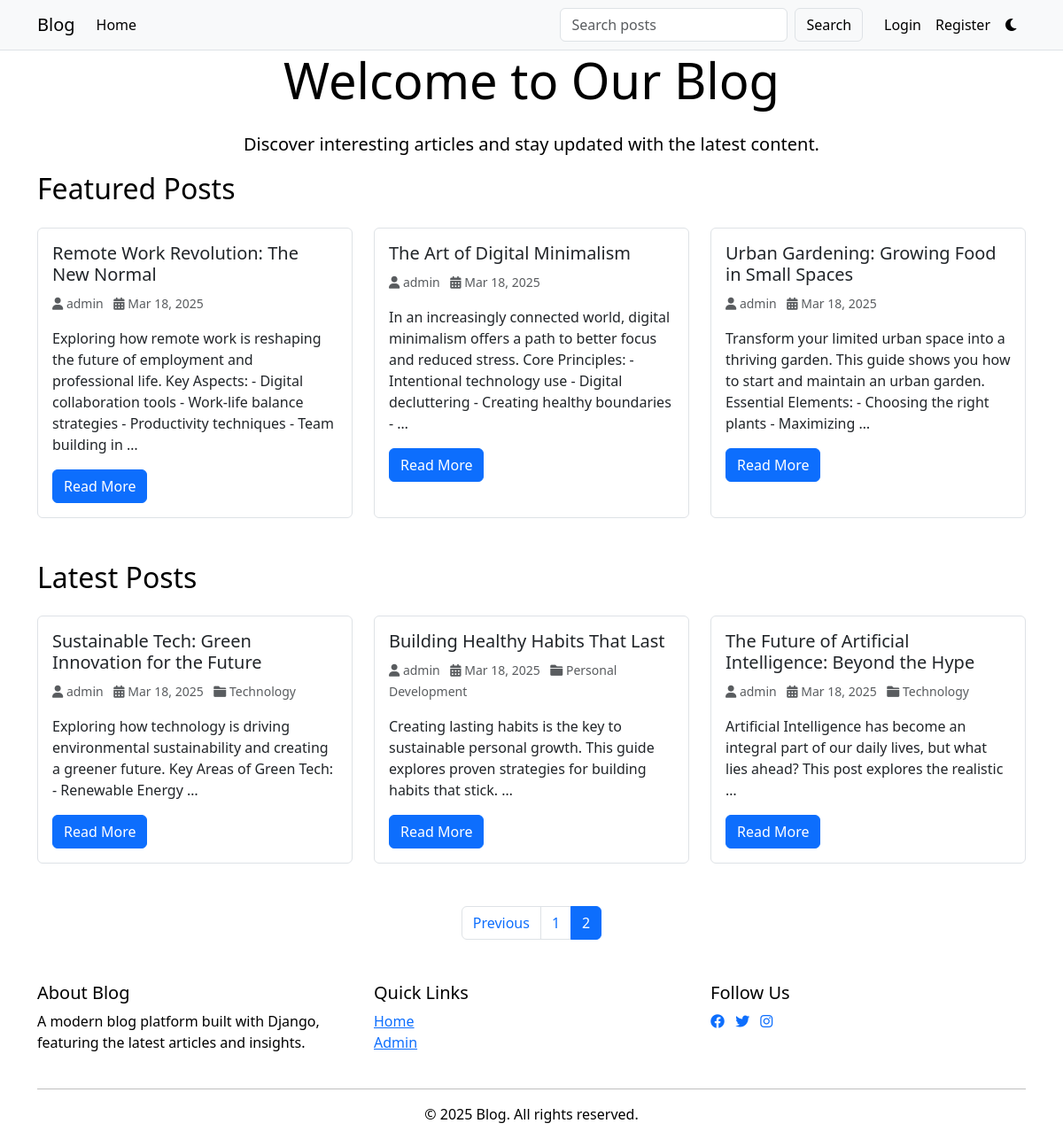
Page /?page=2 on the earlier database version.
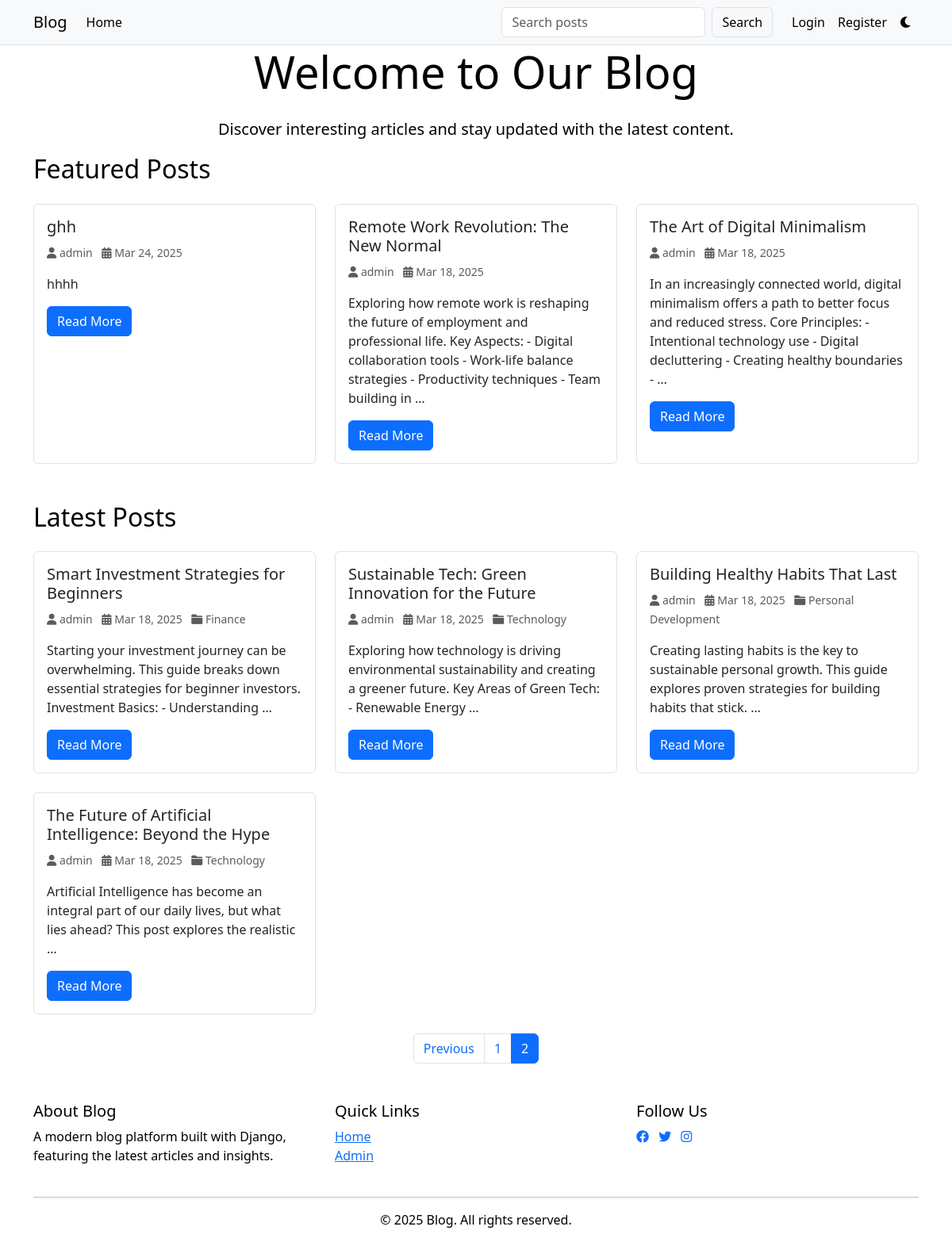
Same page on the later database version.
### core/models.py (models this page shows, shortened)
class Post(models.Model):
    title = models.CharField(max_length=200)
    slug = models.SlugField(unique=True)
    content = models.TextField()
    author = models.ForeignKey(User, on_delete=models.CASCADE, related_name='posts')
    category = models.ForeignKey(Category, on_delete=models.CASCADE, related_name='posts', null=True)
    created_at = models.DateTimeField(auto_now_add=True)
    updated_at = models.DateTimeField(auto_now=True)
    views = models.PositiveIntegerField(default=0)
    likes = models.ManyToManyField(User, related_name='liked_posts', blank=True)
    image = models.ImageField(upload_to='blog_images/', null=True, blank=True)
    class Meta:
        ordering = ['-created_at']

class Category(models.Model):
    name = models.CharField(max_length=100, unique=True)
    slug = models.SlugField(unique=True, blank=True)
    created_at = models.DateTimeField(auto_now_add=True)
    class Meta:
        verbose_name_plural = 'Categories'
        ordering = ['-created_at']

### core/views.py (the view)
# urls.py: 2. Add a URL to urlpatterns:  path('', views.home, name='home')
def home(request):
    posts = Post.objects.all()
    featured_posts = posts.order_by('-created_at')[:3]
    paginator = Paginator(posts, 6)  # Show 6 posts per page
    page = request.GET.get('page')
    posts = paginator.get_page(page)
    categories = Category.objects.all()
    context = {
        'posts': posts,
        'featured_posts': featured_posts,
        'categories': categories,
    }
    return render(request, 'core/home.html', context)

### core/context_processors.py (called while the page is built)
def notification_count(request):
    if request.user.is_authenticated:
        count = request.user.notifications.filter(is_read=False).count()
        return {'unread_notifications_count': count}
    return {'unread_notifications_count': 0}

### core/templates/core/home.html (shortened to what this page needs)
{% extends 'core/base.html' %}
{% block content %}
<section class="hero-section">
    <div class="container">
        <div class="row">
            <div class="col-md-8 mx-auto text-center">
                <h1 class="display-4 mb-4">Welcome to Our Blog</h1>
                <p class="lead">Discover interesting articles and stay updated with the latest content.</p>
            </div>
        </div>
    </div>
</section>
<section class="container mb-5">
    <h2 class="mb-4">Featured Posts</h2>
    <div class="row">
        {% for post in featured_posts %}
        <div class="col-md-4">
            <div class="card h-100">
                <div class="card-body">
                    <h5 class="card-title">{{ post.title }}</h5>
                    <p class="card-text text-muted">
                        <small>
                            <i class="fas fa-user"></i> {{ post.author.get_full_name|default:post.author.username }}
                            <i class="fas fa-calendar-alt ms-2"></i> {{ post.created_at|date:"M d, Y" }}
                        </small>
                    </p>
                    <p class="card-text">{{ post.content|striptags|truncatewords:30 }}</p>
                    <a href="{% url 'core:post_detail' post.slug %}" class="btn btn-primary">Read More</a>
                </div>
            </div>
        </div>
        {% endfor %}
    </div>
</section>
<section class="container">
    <h2 class="mb-4">Latest Posts</h2>
    <div class="row">
        {% for post in posts %}
        <div class="col-md-4">
            <div class="card h-100">
                <div class="card-body">
                    <h5 class="card-title">{{ post.title }}</h5>
                    <p class="card-text text-muted">
                        <small>
                            <i class="fas fa-user"></i> {{ post.author.get_full_name|default:post.author.username }}
                            <i class="fas fa-calendar-alt ms-2"></i> {{ post.created_at|date:"M d, Y" }}
                            <i class="fas fa-folder ms-2"></i> {{ post.category.name }}
                        </small>
                    </p>
                    <p class="card-text">{{ post.content|striptags|truncatewords:20 }}</p>
                    <a href="{% url 'core:post_detail' post.slug %}" class="btn btn-primary">Read More</a>
                </div>
            </div>
        </div>
        {% if forloop.counter|divisibleby:3 %}
        </div><div class="row mt-4">
        {% endif %}
        {% empty %}
        <div class="col-12">
            <p class="text-center">No posts available.</p>
        </div>
        {% endfor %}
    </div>
    {% if posts.has_other_pages %}
    <nav class="mt-4">
        <ul class="pagination justify-content-center">
            {% if posts.has_previous %}
            <li class="page-item">
                <a class="page-link" href="?page={{ posts.previous_page_number }}">Previous</a>
            </li>
            {% endif %}
            {% for num in posts.paginator.page_range %}
            <li class="page-item {% if posts.number == num %}active{% endif %}">
                <a class="page-link" href="?page={{ num }}">{{ num }}</a>
            </li>
            {% endfor %}
        </ul>
    </nav>
    {% endif %}
</section>
{% endblock %}

### core/templates/core/base.html (shortened to what this page needs)
<!DOCTYPE html>
<html lang="en" data-theme="{% if user.is_authenticated %}{{ user.profile.theme_preference|default:'light' }}{% else %}light{% endif %}">
<head>
    <link href="https://cdn.jsdelivr.net/npm/bootstrap@5.3.0/dist/css/bootstrap.min.css" rel="stylesheet">
    <link rel="stylesheet" href="https://cdnjs.cloudflare.com/ajax/libs/font-awesome/6.0.0/css/all.min.css">
</head>
<body>
    <nav class="navbar navbar-expand-lg">
        <div class="container">
            <a class="navbar-brand" href="{% url 'core:home' %}">Blog</a>
            <div class="collapse navbar-collapse" id="navbarNav">
                <ul class="navbar-nav me-auto">
                    <li class="nav-item">
                        <a class="nav-link" href="{% url 'core:home' %}">Home</a>
                    </li>
                </ul>
                <form class="d-flex me-3" action="{% url 'core:search_posts' %}" method="get">
                    <input class="form-control me-2" type="search" name="q" placeholder="Search posts">
                    <button class="btn btn-outline-light" type="submit">Search</button>
                </form>
                <ul class="navbar-nav">
                    {% if user.is_authenticated %}
                        <li class="nav-item">
                            <a class="nav-link" href="{% url 'core:notifications' %}">
                                Notifications
                                <span class="badge bg-danger notification-count">0</span>
                            </a>
                        </li>
                        <li class="nav-item">
                            <a class="nav-link" href="{% url 'core:logout' %}">Logout</a>
                        </li>
                    {% else %}
                        <li class="nav-item">
                            <a class="nav-link" href="{% url 'core:login' %}">Login</a>
                        </li>
                        <li class="nav-item">
                            <a class="nav-link" href="{% url 'core:register' %}">Register</a>
                        </li>
                    {% endif %}
                    <li class="nav-item">
                        <button class="btn btn-link nav-link" id="theme-toggle">
                            <i class="fas fa-moon"></i>
                        </button>
                    </li>
                </ul>
            </div>
        </div>
    </nav>
    {% block content %}
    {% endblock %}
    <footer class="footer mt-5">
        <div class="container">
            <div class="row">
                <div class="col-md-4">
                    <h5>About Blog</h5>
                    <p>A modern blog platform built with Django, featuring the latest articles and insights.</p>
                </div>
                <div class="col-md-4">
                    <h5>Quick Links</h5>
                    <ul class="list-unstyled">
                        <li><a href="{% url 'core:home' %}">Home</a></li>
                        <li><a href="{% url 'admin:index' %}">Admin</a></li>
                    </ul>
                </div>
                <div class="col-md-4">
                    <h5>Follow Us</h5>
                    <div class="social-links">
                        <a href="#" class="me-2"><i class="fab fa-facebook"></i></a>
                        <a href="#" class="me-2"><i class="fab fa-twitter"></i></a>
                        <a href="#" class="me-2"><i class="fab fa-instagram"></i></a>
                    </div>
                </div>
            </div>
            <hr class="mt-4">
            <div class="text-center">
                <p>&copy; {% now "Y" %} Blog. All rights reserved.</p>
            </div>
        </div>
    </footer>
</body>
</html>

### core/templates/core/base.html (style rules this page uses)
:root { --bg-primary: #ffffff; --text-primary: #000000; --bg-secondary: #f8f9fa; --card-bg: #ffffff; --border-color: #dee2e6; --navbar-bg: #f8f9fa; --navbar-text: #000000; --navbar-link: #000000; --navbar-link-hover: #0d6efd; }
body { background-color: var(--bg-primary); color: var(--text-primary); transition: background-color 0.3s, color 0.3s; }
.navbar { background-color: var(--navbar-bg) !important; border-bottom: 1px solid var(--border-color); }
.navbar-brand { color: var(--navbar-text) !important; }
.nav-link { color: var(--navbar-link) !important; transition: color 0.3s; }
.card { background-color: var(--card-bg); border-color: var(--border-color); transition: transform 0.3s, background-color 0.3s; }
.btn-outline-light { color: var(--navbar-text); border-color: var(--border-color); }
.form-control { background-color: var(--bg-primary); border-color: var(--border-color); color: var(--text-primary); }

Differences in the rows shown:
no longer on this page (row edited): Post: title "Urban Gardening: Growing Food in Small Spaces", author.get_full_name "admin", created_at "Mar 18, 2025", content "Transform your limited urban space into a thriving garden. This guide shows you how to start and maintain an urban garden. Essential Elements: - Choosing the right plants - Maximizing …", shown under "Featured Posts"
added Post: title "ghh", author.get_full_name "admin", created_at "Mar 24, 2025", content "hhhh", shown under "Featured Posts"
now on this page (row unchanged): Post: title "Smart Investment Strategies for Beginners", author.get_full_name "admin", created_at "Mar 18, 2025", category.name "Finance", content "Starting your investment journey can be overwhelming. This guide breaks down essential strategies for beginner investors. Investment Basics: - Understanding …", shown under "Latest Posts"
